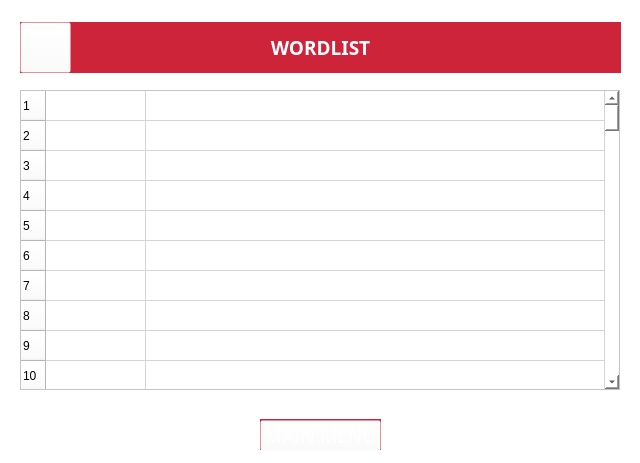
<?xml version="1.0" encoding="UTF-8"?>
<ui version="4.0">
 <class>wordlistWin</class>
 <widget class="QWidget" name="wordlistWin">
  <property name="geometry">
   <rect>
    <x>0</x>
    <y>0</y>
    <width>640</width>
    <height>463</height>
   </rect>
  </property>
  <property name="font">
   <font>
    <family>Ubuntu Condensed</family>
    <pointsize>14</pointsize>
   </font>
  </property>
  <property name="windowTitle">
   <string>GRE Vocab Builder</string>
  </property>
  <property name="styleSheet">
   <string notr="true">background-color: rgb(255, 255, 255);
color: rgb(0, 0, 0);</string>
  </property>
  <widget class="QPushButton" name="mainmenu_btn">
   <property name="geometry">
    <rect>
     <x>20</x>
     <y>22</y>
     <width>51</width>
     <height>51</height>
    </rect>
   </property>
   <property name="cursor">
    <cursorShape>PointingHandCursor</cursorShape>
   </property>
   <property name="styleSheet">
    <string notr="true">background-color: rgba(255, 255, 255, 0);</string>
   </property>
   <property name="text">
    <string/>
   </property>
   <property name="icon">
    <iconset>
     <normaloff>menu.png</normaloff>menu.png</iconset>
   </property>
   <property name="iconSize">
    <size>
     <width>25</width>
     <height>25</height>
    </size>
   </property>
   <property name="flat">
    <bool>false</bool>
   </property>
  </widget>
  <widget class="QLabel" name="labheader">
   <property name="geometry">
    <rect>
     <x>20</x>
     <y>22</y>
     <width>601</width>
     <height>51</height>
    </rect>
   </property>
   <property name="font">
    <font>
     <family>Ubuntu Condensed</family>
     <pointsize>14</pointsize>
     <weight>75</weight>
     <bold>true</bold>
    </font>
   </property>
   <property name="styleSheet">
    <string notr="true">background-color: rgb(206, 36, 57);
color: rgb(255, 255, 255);</string>
   </property>
   <property name="text">
    <string>WORDLIST</string>
   </property>
   <property name="alignment">
    <set>Qt::AlignCenter</set>
   </property>
  </widget>
  <widget class="QPushButton" name="btn_mm">
   <property name="geometry">
    <rect>
     <x>260</x>
     <y>420</y>
     <width>121</width>
     <height>31</height>
    </rect>
   </property>
   <property name="font">
    <font>
     <family>Ubuntu Condensed</family>
     <pointsize>14</pointsize>
    </font>
   </property>
   <property name="cursor">
    <cursorShape>PointingHandCursor</cursorShape>
   </property>
   <property name="styleSheet">
    <string notr="true">background-color: rgba(255, 255, 255, 0);
color: rgb(255, 255, 255);</string>
   </property>
   <property name="text">
    <string>MAIN MENU</string>
   </property>
  </widget>
  <widget class="QLabel" name="labbutmm">
   <property name="geometry">
    <rect>
     <x>260</x>
     <y>419</y>
     <width>121</width>
     <height>31</height>
    </rect>
   </property>
   <property name="font">
    <font>
     <family>Ubuntu Condensed</family>
     <pointsize>14</pointsize>
     <weight>75</weight>
     <bold>true</bold>
    </font>
   </property>
   <property name="styleSheet">
    <string notr="true">background-color: rgb(206, 36, 57);
color: rgb(255, 255, 255);</string>
   </property>
   <property name="text">
    <string/>
   </property>
   <property name="alignment">
    <set>Qt::AlignCenter</set>
   </property>
  </widget>
  <widget class="QTableWidget" name="tableWidget">
   <property name="geometry">
    <rect>
     <x>20</x>
     <y>90</y>
     <width>600</width>
     <height>300</height>
    </rect>
   </property>
   <property name="sizePolicy">
    <sizepolicy hsizetype="Expanding" vsizetype="Expanding">
     <horstretch>0</horstretch>
     <verstretch>0</verstretch>
    </sizepolicy>
   </property>
   <property name="minimumSize">
    <size>
     <width>600</width>
     <height>300</height>
    </size>
   </property>
   <property name="maximumSize">
    <size>
     <width>600</width>
     <height>300</height>
    </size>
   </property>
   <property name="font">
    <font>
     <family>Ubuntu Condensed</family>
     <pointsize>14</pointsize>
    </font>
   </property>
   <property name="frameShadow">
    <enum>QFrame::Plain</enum>
   </property>
   <property name="editTriggers">
    <set>QAbstractItemView::NoEditTriggers</set>
   </property>
   <property name="alternatingRowColors">
    <bool>false</bool>
   </property>
   <property name="showGrid">
    <bool>true</bool>
   </property>
   <property name="gridStyle">
    <enum>Qt::SolidLine</enum>
   </property>
   <property name="sortingEnabled">
    <bool>true</bool>
   </property>
   <property name="rowCount">
    <number>230</number>
   </property>
   <property name="columnCount">
    <number>2</number>
   </property>
   <attribute name="horizontalHeaderVisible">
    <bool>false</bool>
   </attribute>
   <attribute name="horizontalHeaderStretchLastSection">
    <bool>true</bool>
   </attribute>
   <attribute name="verticalHeaderVisible">
    <bool>true</bool>
   </attribute>
   <row/>
   <row/>
   <row/>
   <row/>
   <row/>
   <row/>
   <row/>
   <row/>
   <row/>
   <row/>
   <row/>
   <row/>
   <row/>
   <row/>
   <row/>
   <row/>
   <row/>
   <row/>
   <row/>
   <row/>
   <row/>
   <row/>
   <row/>
   <row/>
   <row/>
   <row/>
   <row/>
   <row/>
   <row/>
   <row/>
   <row/>
   <row/>
   <row/>
   <row/>
   <row/>
   <row/>
   <row/>
   <row/>
   <row/>
   <row/>
   <row/>
   <row/>
   <row/>
   <row/>
   <row/>
   <row/>
   <row/>
   <row/>
   <row/>
   <row/>
   <row/>
   <row/>
   <row/>
   <row/>
   <row/>
   <row/>
   <row/>
   <row/>
   <row/>
   <row/>
   <row/>
   <row/>
   <row/>
   <row/>
   <row/>
   <row/>
   <row/>
   <row/>
   <row/>
   <row/>
   <row/>
   <row/>
   <row/>
   <row/>
   <row/>
   <row/>
   <row/>
   <row/>
   <row/>
   <row/>
   <row/>
   <row/>
   <row/>
   <row/>
   <row/>
   <row/>
   <row/>
   <row/>
   <row/>
   <row/>
   <row/>
   <row/>
   <row/>
   <row/>
   <row/>
   <row/>
   <row/>
   <row/>
   <row/>
   <row/>
   <row/>
   <row/>
   <row/>
   <row/>
   <row/>
   <row/>
   <row/>
   <row/>
   <row/>
   <row/>
   <row/>
   <row/>
   <row/>
   <row/>
   <row/>
   <row/>
   <row/>
   <row/>
   <row/>
   <row/>
   <row/>
   <row/>
   <row/>
   <row/>
   <row/>
   <row/>
   <row/>
   <row/>
   <row/>
   <row/>
   <row/>
   <row/>
   <row/>
   <row/>
   <row/>
   <row/>
   <row/>
   <row/>
   <row/>
   <row/>
   <row/>
   <row/>
   <row/>
   <row/>
   <row/>
   <row/>
   <row/>
   <row/>
   <row/>
   <row/>
   <row/>
   <row/>
   <row/>
   <row/>
   <row/>
   <row/>
   <row/>
   <row/>
   <row/>
   <row/>
   <row/>
   <row/>
   <row/>
   <row/>
   <row/>
   <row/>
   <row/>
   <row/>
   <row/>
   <row/>
   <row/>
   <row/>
   <row/>
   <row/>
   <row/>
   <row/>
   <row/>
   <row/>
   <row/>
   <row/>
   <row/>
   <row/>
   <row/>
   <row/>
   <row/>
   <row/>
   <row/>
   <row/>
   <row/>
   <row/>
   <row/>
   <row/>
   <row/>
   <row/>
   <row/>
   <row/>
   <row/>
   <row/>
   <row/>
   <row/>
   <row/>
   <row/>
   <row/>
   <row/>
   <row/>
   <row/>
   <row/>
   <row/>
   <row/>
   <row/>
   <row/>
   <row/>
   <row/>
   <row/>
   <row/>
   <row/>
   <row/>
   <row/>
   <row/>
   <row/>
   <row/>
   <row/>
   <row/>
   <row/>
   <row/>
   <row/>
   <row/>
   <row/>
   <row/>
   <row/>
   <column/>
   <column/>
   <item row="0" column="0">
    <property name="text">
     <string/>
    </property>
   </item>
   <item row="0" column="1">
    <property name="text">
     <string/>
    </property>
   </item>
   <item row="1" column="0">
    <property name="text">
     <string/>
    </property>
   </item>
   <item row="1" column="1">
    <property name="text">
     <string/>
    </property>
   </item>
   <item row="2" column="0">
    <property name="text">
     <string/>
    </property>
   </item>
   <item row="2" column="1">
    <property name="text">
     <string/>
    </property>
   </item>
  </widget>
  <zorder>labbutmm</zorder>
  <zorder>labheader</zorder>
  <zorder>mainmenu_btn</zorder>
  <zorder>btn_mm</zorder>
  <zorder>tableWidget</zorder>
 </widget>
 <resources/>
 <connections/>
</ui>
